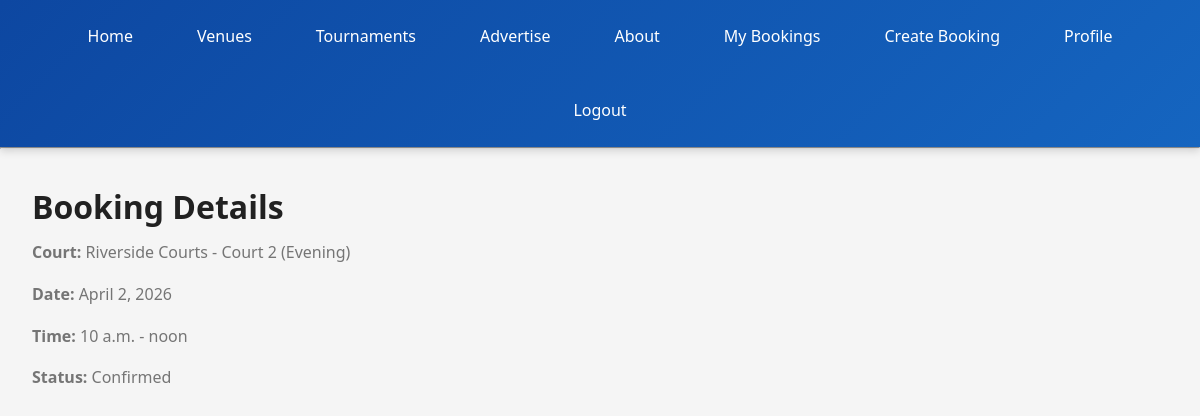
Page /booking/12/ (signed in) on the committed database.
### booking/models.py (models this page shows, shortened)
class Booking(models.Model):
    STATUS_CHOICES = (
        ('confirmed', 'Confirmed'),
        ('cancelled', 'Cancelled'),
        ('pending', 'Pending'),
        ('completed', 'Completed'),
    )
    user = models.ForeignKey(settings.AUTH_USER_MODEL, related_name='bookings', on_delete=models.CASCADE)
    court = models.ForeignKey(Court, related_name='bookings', on_delete=models.CASCADE)
    date = models.DateField()
    start_time = models.TimeField()
    end_time = models.TimeField()
    number_of_players = models.PositiveIntegerField(default=8)
    total_price = models.DecimalField(max_digits=10, decimal_places=2, default=0)
    status = models.CharField(max_length=20, choices=STATUS_CHOICES, default='pending')
    notes = models.TextField(blank=True)
    created_at = models.DateTimeField(auto_now_add=True)
    updated_at = models.DateTimeField(auto_now=True)
    class Meta:
        ordering = ['-date', 'start_time']
        unique_together = ('court', 'date', 'start_time', 'status')

class Court(models.Model):
    venue = models.ForeignKey(Venue, related_name='courts', on_delete=models.CASCADE)
    name = models.CharField(max_length=50)
    capacity = models.PositiveIntegerField(default=8)
    price_per_hour = models.DecimalField(max_digits=10, decimal_places=2, default=500)
    description = models.TextField(blank=True)
    is_active = models.BooleanField(default=True)
    class Meta:
        ordering = ['name']
    def __str__(self):
        return f"{self.venue.name} - {self.name}"

class Venue(models.Model):
    name = models.CharField(max_length=100)
    address = models.TextField(blank=True)
    city = models.CharField(max_length=100, blank=True)
    phone = models.CharField(max_length=15, blank=True)
    email = models.EmailField(blank=True)
    description = models.TextField(blank=True)
    rating = models.FloatField(default=4.5, validators=[MinValueValidator(0), MaxValueValidator(5)])
    created_at = models.DateTimeField(default=timezone.now)
    class Meta:
        ordering = ['name']

### booking/views.py (the view)
# urls.py: path('<int:pk>/', booking_detail, name='booking_detail'),
@login_required
def booking_detail(request, pk):
    b = get_object_or_404(Booking, pk=pk, user=request.user)
    return render(request, 'booking/booking_detail.html', {'booking': b})

### booking/context_processors.py (called while the page is built)
def active_ads(request):
    today = timezone.now().date()
    active_ads_qs = Advertisement.objects.filter(is_active=True, start_date__lte=today, end_date__gte=today)
    ads_by_position = {choice[0]: [] for choice in Advertisement.POSITION_CHOICES}
    for ad in active_ads_qs:
        ads_by_position.setdefault(ad.position, []).append(ad)
    return {
        'active_ads': ads_by_position,
    }

### myproject/context_processors.py (called while the page is built)
def admin_email(request):
    return {'ADMIN_EMAIL': settings.ADMIN_EMAIL}

### templates/booking/booking_detail.html
{% extends 'base.html' %}
{% block content %}
<div class="container">
    <h2>Booking Details</h2>
    <p><strong>Court:</strong> {{ booking.court }}</p>
    <p><strong>Date:</strong> {{ booking.date }}</p>
    <p><strong>Time:</strong> {{ booking.start_time }} - {{ booking.end_time }}</p>
    <p><strong>Status:</strong> {{ booking.get_status_display }}</p>
</div>
{% endblock %}

### static/css/style.css (style rules this page uses)
:root { --primary-color: #1565c0; --primary-dark: #0d47a1; --primary-light: #42a5f5; --accent-color: #ff6f00; --success-color: #2e7d32; --danger-color: #c62828; --warning-color: #f57c00; --neutral-bg: #f5f5f5; --neutral-border: #e0e0e0; --text-primary: #212121; --text-secondary: #757575; --shadow-sm: 0 2px 4px rgba(0,0,0,0.1); --shadow-md: 0 4px 8px rgba(0,0,0,0.15); --shadow-lg: 0 8px 16px rgba(0,0,0,0.2); }
* { margin: 0; padding: 0; box-sizing: border-box; }
html { scroll-behavior: smooth; }
body { font-family: 'Segoe UI', Tahoma, Geneva, Verdana, sans-serif; background-color: var(--neutral-bg); color: var(--text-primary); line-height: 1.6; }
h1, h2, h3, h4, h5, h6 { font-weight: 600; margin-bottom: 0.5rem; color: var(--text-primary); }
h2 { font-size: 2rem; }
p { color: var(--text-secondary); margin-bottom: 1rem; }
.container { max-width: 1200px; margin: 2rem auto; padding: 0 2rem; width: 100%; }

### rows in the picture
Booking: court "Riverside Courts - Court 2 (Evening)", date "April 2, 2026", start_time "10 a.m.", end_time "noon", status "Confirmed"
